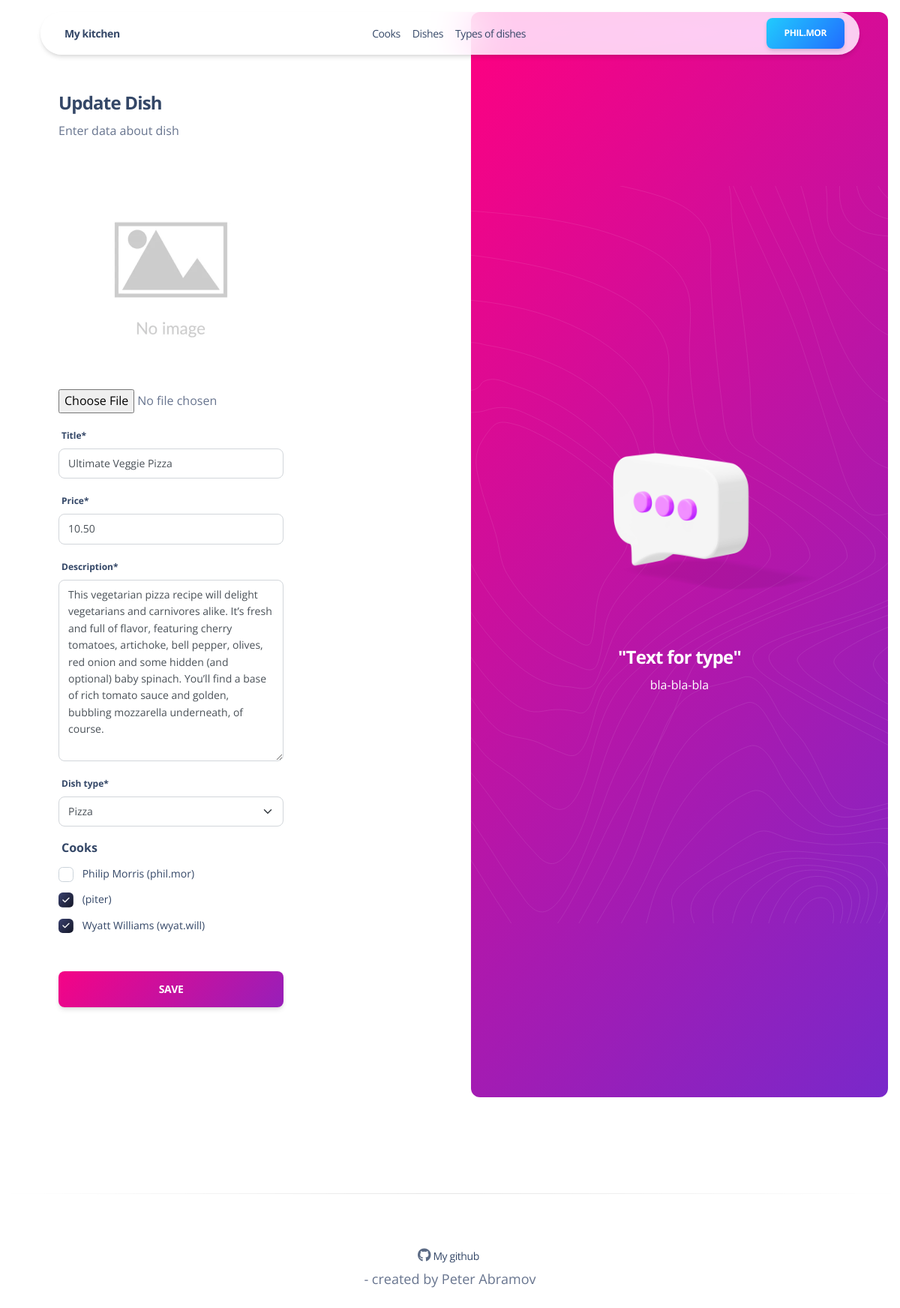
/dishes/1/update/ (signed in), run on the app's committed database.
### cafe_kitchen/models.py (models this page shows, shortened)
class Cook(AbstractUser):
    years_of_experience = models.PositiveIntegerField(null=True, blank=True)
    bio = models.TextField(null=True, blank=True)
    image = models.ImageField(upload_to='avatar', blank=True, null=True)
    def __str__(self):
        return f"{self.first_name} {self.last_name} ({self.username})"
    def get_absolute_url(self):
        return reverse('cafe_kitchen:cook-detail', args=[str(self.id)])
    class Meta:
        ordering = ['username']

class Dish(models.Model):
    name = models.CharField(max_length=255)
    description = models.TextField()
    price = models.DecimalField(max_digits=10, decimal_places=2)
    dish_type = models.ForeignKey(DishType, on_delete=models.CASCADE, related_name='dishes')
    cooks = models.ManyToManyField(settings.AUTH_USER_MODEL, related_name='dishes')
    image = models.ImageField(upload_to='dish', blank=True, null=True)
    class Meta:
        verbose_name_plural = "dishes"
        ordering = ['name']

### cafe_kitchen/views.py (the view, shortened to what this page needs)
# urls.py: path('dishes/<int:pk>/update/', DishUpdateView.as_view(), name='dish-update'),
class DishUpdateView(LoginRequiredMixin, UpdateView):
    model = Dish
    template_name = 'cafe_kitchen/dish_form.html'
    form_class = DishForm

### cafe_kitchen/forms.py (shortened to what this page needs)
class DishForm(forms.ModelForm):
    name = forms.CharField(
        label='Title',
        required=True,
        widget=forms.TextInput(
                                attrs={
                                    'placeholder': 'Enter name here...'
                                }
                            )
        )
    image = forms.ImageField(
        required=False,
        widget=forms.FileInput(
            attrs={
                'class': 'custom-file-input',
                'accept': 'image/*'
            }
        )
    )
    cooks = forms.ModelMultipleChoiceField(
        queryset=get_user_model().objects.all(),
        widget=forms.CheckboxSelectMultiple,
        required=False
    )
    price = forms.DecimalField(
        required=True,
        max_digits=10,
        decimal_places=2
    )
    dish_type = forms.ModelChoiceField(
        queryset=DishType.objects.all(),
        required=True,
        widget=forms.Select(
            attrs={
                'class': 'form-select'
            }
        )
    )
    class Meta:
        model = Dish
        fields = ['image', 'name', 'price', 'description', 'dish_type', 'cooks']

### cafe_kitchen/models.py (called while the page is built)
    def __str__(self):
        return self.name

### templates/cafe_kitchen/dish_form.html (shortened to what this page needs)
{% extends 'base.html' %}
{% load crispy_forms_filters %}
{% load static %}
{% block body %} class="sign-in-illustration" {% endblock body %}
{% block header %}
{% with cook=request.user %}
  {% include 'includes/navigation.html' %}
{% endwith %}
{% endblock header %}
{% block content %}
<section>
  <div class="page-header min-vh-100 py-xl-7">
    <div class="container">
      <div class="row">
        <div class="col-xl-4 col-lg-5 col-md-7 d-flex flex-column mx-lg-0 mx-auto">
          <div class="card card-plain">
            <div class="card-header pb-0 text-left">
              <h4 class="font-weight-bolder">{{ object|yesno:"Update,Create" }} Dish</h4>
              <p class="mb-0">Enter data about dish</p>
            </div>
            <div class="card-body">
              <form method="post" enctype="multipart/form-data" class="form-group">
                <div class="form-group">
                  <div class="text-center">
                    {% if form.instance.image %}
                      <img src="{{ form.instance.image.url }}" alt="Current Image" class="img-fluid mb-2 max-height-300">
                    {% else %}
                      <img src="{% static 'img/default_photo.jpg' %}" alt="No Image" class="img-fluid mb-2 max-height-300" >
                    {% endif %}
                  </div>
                  <div class="custom-file mb-3">
                    {{ form.image}}
                  </div>
                </div>
                <div class="form-group">
                  {{ form.name|as_crispy_field }}
                </div>
                <div class="form-group">
                  {{ form.price|as_crispy_field }}
                </div>
                <div class="form-group">
                  {{ form.description|as_crispy_field }}
                </div>
                <div class="form-group">
                  {{ form.dish_type|as_crispy_field }}
                </div>
                <div class="form-group">
                  {{ form.cooks|as_crispy_field }}
                </div>
                <div class="text-center">
                  <button type="submit"  class="btn btn-lg bg-gradient-primary btn-lg w-100 mt-4 mb-0">Save</button>
                </div>
              </form>
            </div>
          </div>
        </div>
        <div class="col-6 d-lg-flex d-none h-100 my-auto pe-0 position-absolute top-0 end-0 text-center justify-content-center flex-column">
          <div class="position-relative bg-gradient-primary h-100 m-3 px-7 border-radius-lg d-flex flex-column justify-content-center">
            <div class="position-relative">
              <img class="max-width-500 w-100 position-relative z-index-2" src="{% static 'img/illustrations/chat.png' %}">
            </div>
            <h4 class="mt-5 text-white font-weight-bolder">"Text for type"</h4>
            <p class="text-white">bla-bla-bla</p>
          </div>
        </div>
      </div>
    </div>
  </div>
</section>
{% endblock content %}

### templates/includes/navigation.html (shortened to what this page needs)
{% load static %}
<div class="container position-sticky z-index-sticky top-0">
  <div class="row">
    <div class="col-12">
      <nav
        class="navbar navbar-expand-lg blur blur-rounded top-0 z-index-fixed shadow-sm position-absolute my-3 py-2 start-0 end-0 mx-4">
        <div class="container-fluid px-0">
          <a class="navbar-brand font-weight-bolder ms-sm-3" href="{% url 'cafe_kitchen:index' %}">My kitchen</a>
          {% if request.user.is_authenticated %}
          <div class="collapse navbar-collapse justify-content-center w-100" id="navigation">
            <ul class="navbar-nav navbar-nav-hover justify-content-center w-100">
              <li class="nav-item">
                <a class="nav-link" href="{% url 'cafe_kitchen:cooks' %}">Cooks</a>
              </li>
              <li class="nav-item">
                <a class="nav-link" href="{% url 'cafe_kitchen:dishes' %}">Dishes</a>
              </li>
              <li class="nav-item">
                <a class="nav-link" href="{% url 'cafe_kitchen:types-of-dish'%} ">Types of dishes</a>
              </li>
              </ul>
          </div>
          <div class="row text-center">
            <div class="col-12 mx-auto">
              <a href="{{ user.get_absolute_url }}" class="btn bg-gradient-info w-auto me-1 mb-0">
                {{ user.username }}
              </a>
            </div>
          </div>
          {% else %}
            <div class="row text-center">
              <div class="col-12 mx-auto">
                <a href="{% url 'login' %}" class="btn bg-gradient-info w-auto me-1 mb-0">Login</a>
              </div>
            </div>
          {% endif %}
        </div>
      </nav>
    </div>
  </div>
</div>

### data on the page
Cook: username "PHIL.MOR"
Dish: name "Ultimate Veggie Pizza", price "10.50", description "This vegetarian pizza recipe will delight vegetarians and carnivores alike. It’s fresh and full of flavor, featuring cherry tomatoes, artichoke, bell pepper, olives, red onion and some hidden (and optional) baby spinach. You’ll find a base of rich tomato sauce and golden, bubbling mozzarella underneath, of course.", dish_type "Pizza"

### other printed values
{{ object|yesno:"Update,Create" }} "Update"
